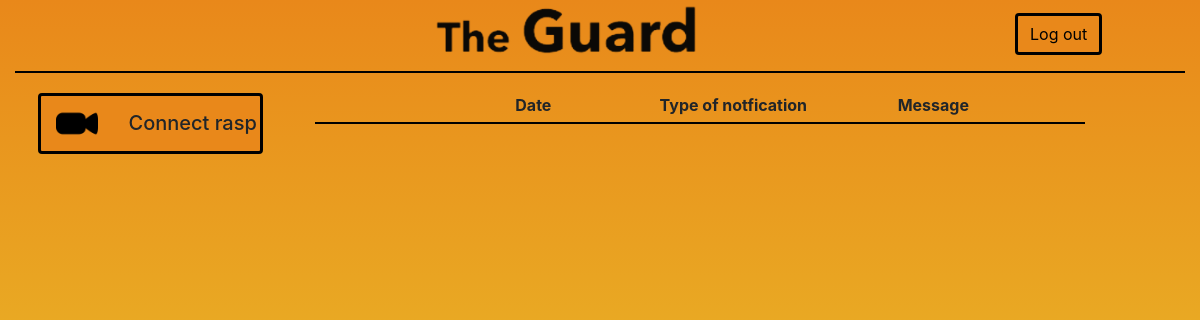
Before: /notifications/00000000fb021b9a/ (signed in) with the older database file.
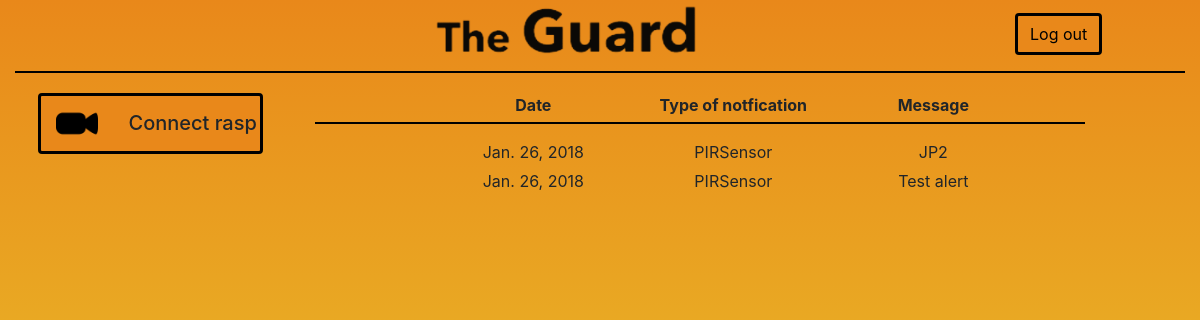
After: the same page with the newer database file.
### backend/models.py (models this page shows)
class Notification(models.Model):
    notificationType = models.CharField(max_length=100)
    date = models.DateField(auto_now_add = True)
    message = models.CharField(max_length=250)
    rasp = models.ForeignKey(Rasps, on_delete=models.CASCADE)
    videoURL = models.CharField(max_length=100, default = "")

### the_guard_app/views.py (the view)
# urls.py: url(r'notifications/(?P<rasp_serial>[A-Za-z0-9]+)/$', views.notifications, name='notifications'),
@login_required
def notifications(request, rasp_serial):
    rasp_notifications = Notification.objects.filter(rasp__serial=rasp_serial).values()
    rooms = user_rasps(request.user.username)
    context = {'rooms': rooms, 'notifications': rasp_notifications}
    return render(request, 'parts/rasp_notifications.html', context)

### the_guard_app/views.py (called while the page is built, shortened)
def user_rasps(username):
    firebase_result = db.child("sensor").get().val()
    my_rasps = Rasps.objects.filter(owner=username).values()
    result = firebase_result.copy()
    return result

### the_guard_app/templates/parts/rasp_notifications.html
{% extends "index.html" %}
{% block content %}
<div class="row">
<p class="col-md-3 offset-md-2"><b>Date</b></p>
    <p class="col-md-3"><b>Type of notfication</b></p>
<p class="col-md-3"><b>Message</b></p>
    </div>
<hr style="margin-top:0px;">
{% for notification in notifications %}
<div class="row">
<p class="col-md-3 offset-md-2">{{ notification.date }}</p>
<p class="col-md-3">{{notification.notificationType}}</p>
<p class="col-md-3">{{ notification.message }}</p>
</div>
{% endfor %}
{% endblock %}

Changed rows visible on the page:
added Notification: date "Jan. 26, 2018", notificationType "PIRSensor", message "JP2"
added Notification: date "Jan. 26, 2018", notificationType "PIRSensor", message "Test alert"
